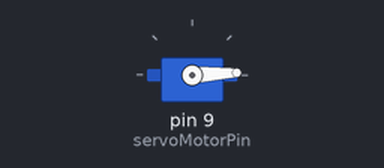
The sketch below on a simulated Arduino Uno, built with avr-gcc and run on an emulated ATmega328P. Shown: servo.

Above: at 1.05 s.
At 1.9 s:
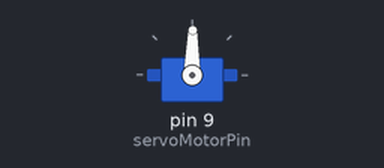
At 2.8 s:
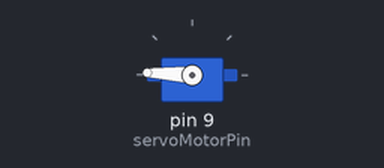
At 4.55 s:
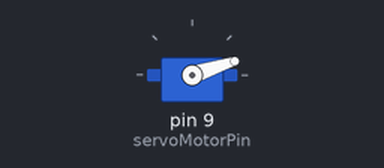
Timing chart, 0 to 9.8 s (numbered marks = the images above):
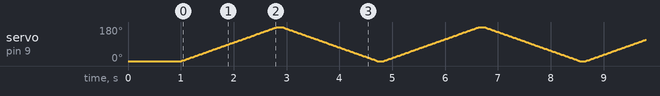

The sketch:

app.ino
```cpp
#include <Servo.h>

Servo servoMotor;
const int servoMotorPin = 9;
int angle;
void setup() {
    servoMotor.attach(servoMotorPin);
    servoMotor.write(0);
    delay(1000);
}
void loop() {
    for (angle = 0; angle <= 179; angle++) {
        servoMotor.write(angle);
        delay(10);
    }
    delay(100);

    for (angle = 179; angle >= 0; angle--) {
        servoMotor.write(angle);
        delay(10);
    }
    delay(100);
}
```
